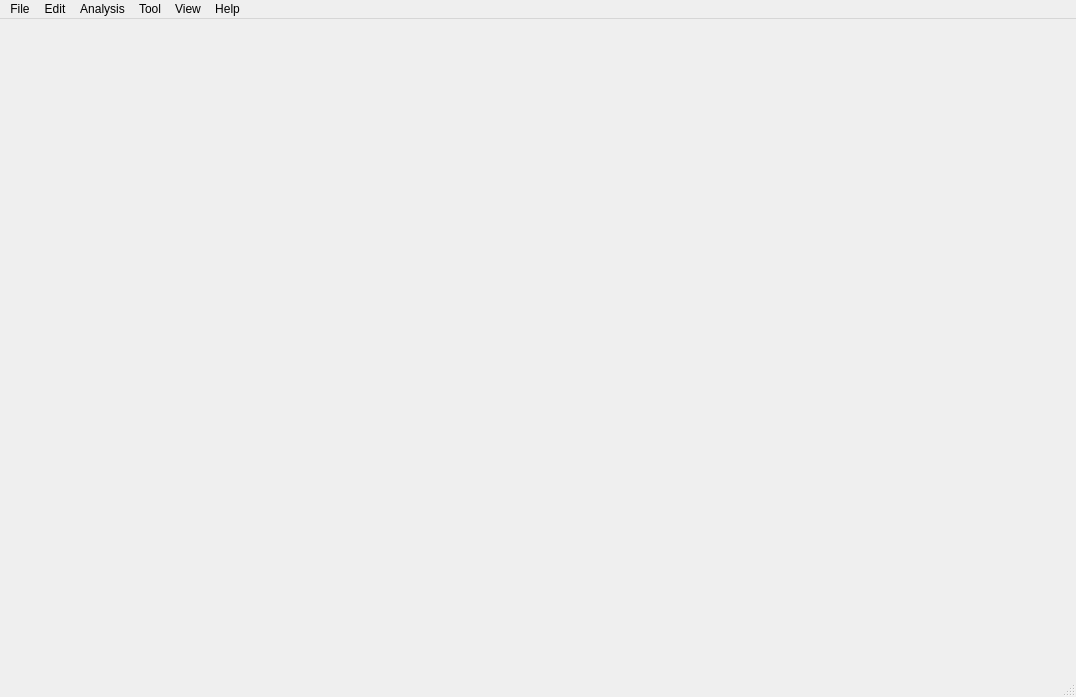
<?xml version="1.0" encoding="UTF-8"?>
<ui version="4.0">
 <class>MainWindow</class>
 <widget class="QMainWindow" name="MainWindow">
  <property name="geometry">
   <rect>
    <x>0</x>
    <y>0</y>
    <width>1076</width>
    <height>697</height>
   </rect>
  </property>
  <property name="windowTitle">
   <string>MainWindow</string>
  </property>
  <widget class="QWidget" name="centralwidget"/>
  <widget class="QMenuBar" name="menubar">
   <property name="geometry">
    <rect>
     <x>0</x>
     <y>0</y>
     <width>1076</width>
     <height>24</height>
    </rect>
   </property>
   <widget class="QMenu" name="menuFile">
    <property name="title">
     <string>File</string>
    </property>
    <addaction name="actionNew"/>
    <addaction name="actionOpen"/>
    <addaction name="actionSave"/>
    <addaction name="separator"/>
    <addaction name="actionPreference"/>
   </widget>
   <widget class="QMenu" name="menuAnalysis">
    <property name="title">
     <string>Analysis</string>
    </property>
    <widget class="QMenu" name="menuDraw">
     <property name="title">
      <string>Draw</string>
     </property>
     <addaction name="action2DLayout"/>
    </widget>
    <widget class="QMenu" name="menuParaxial">
     <property name="title">
      <string>Paraxial</string>
     </property>
     <addaction name="actionParaxialRayTrace"/>
    </widget>
    <widget class="QMenu" name="menuRaysAndSpot">
     <property name="title">
      <string>Rays and Spot</string>
     </property>
     <addaction name="actionSingleRayTrace"/>
     <addaction name="separator"/>
     <addaction name="actionSpotDiagram"/>
    </widget>
    <widget class="QMenu" name="menuAberration">
     <property name="title">
      <string>Aberration</string>
     </property>
     <addaction name="actionRayAberration"/>
     <addaction name="separator"/>
     <addaction name="actionFieldCurvature"/>
     <addaction name="actionLongitudinalAberration"/>
     <addaction name="actionChromaticFocusShift"/>
     <addaction name="separator"/>
    </widget>
    <addaction name="actionPrescription"/>
    <addaction name="separator"/>
    <addaction name="menuDraw"/>
    <addaction name="separator"/>
    <addaction name="menuParaxial"/>
    <addaction name="separator"/>
    <addaction name="menuRaysAndSpot"/>
    <addaction name="menuAberration"/>
   </widget>
   <widget class="QMenu" name="menuHelp">
    <property name="title">
     <string>Help</string>
    </property>
    <addaction name="actionAbout"/>
   </widget>
   <widget class="QMenu" name="menuTool">
    <property name="title">
     <string>Tool</string>
    </property>
   </widget>
   <widget class="QMenu" name="menuEdit">
    <property name="title">
     <string>Edit</string>
    </property>
    <addaction name="actionSetVigFactors"/>
   </widget>
   <widget class="QMenu" name="menuView">
    <property name="title">
     <string>View</string>
    </property>
   </widget>
   <addaction name="menuFile"/>
   <addaction name="menuEdit"/>
   <addaction name="menuAnalysis"/>
   <addaction name="menuTool"/>
   <addaction name="menuView"/>
   <addaction name="menuHelp"/>
  </widget>
  <widget class="QStatusBar" name="statusbar"/>
  <action name="actionNew">
   <property name="text">
    <string>New</string>
   </property>
  </action>
  <action name="actionOpen">
   <property name="text">
    <string>Open</string>
   </property>
  </action>
  <action name="actionSave">
   <property name="text">
    <string>Save As</string>
   </property>
  </action>
  <action name="actionAbout">
   <property name="text">
    <string>About Geopter</string>
   </property>
  </action>
  <action name="actionPreference">
   <property name="text">
    <string>Preference</string>
   </property>
  </action>
  <action name="actionDebugStream">
   <property name="text">
    <string>Debug Stream</string>
   </property>
  </action>
  <action name="action2DLayout">
   <property name="text">
    <string>2D Layout</string>
   </property>
  </action>
  <action name="actionSetVigFactors">
   <property name="text">
    <string>Set Vignetting Factors</string>
   </property>
  </action>
  <action name="actionParaxialRayTrace">
   <property name="text">
    <string>Paraxial Trace</string>
   </property>
  </action>
  <action name="actionSingleRayTrace">
   <property name="text">
    <string>Single Ray Trace</string>
   </property>
  </action>
  <action name="actionSpotDiagram">
   <property name="text">
    <string>Standard Spot Diagram</string>
   </property>
  </action>
  <action name="actionRayAberration">
   <property name="text">
    <string>Transverse Ray Fan</string>
   </property>
  </action>
  <action name="actionFieldCurvature">
   <property name="text">
    <string>Field Curvature</string>
   </property>
  </action>
  <action name="actionLongitudinalAberration">
   <property name="text">
    <string>Longitudinal Aberration</string>
   </property>
  </action>
  <action name="actionChromaticFocusShift">
   <property name="text">
    <string>Chromatic Focus Shift</string>
   </property>
  </action>
  <action name="actionPrescription">
   <property name="text">
    <string>Prescription</string>
   </property>
  </action>
 </widget>
 <resources/>
 <connections/>
</ui>
